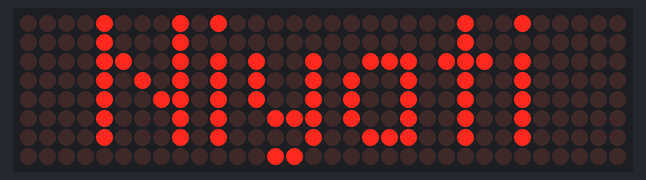
Bench run of a sketch on a simulated Arduino Uno, built with avr-gcc and run on an emulated ATmega328P. On the bench: 32×8 LED matrix. What the sketch prints to the serial monitor is not drawn.

Above: at 1.5 s.

The sketch:

sketch.ino
```cpp
#include <MD_MAX72xx.h>
#include <SPI.h>
#include <MD_Parola.h>
// serial periphefral interface
const byte clock_pin = 13;
const byte data_pin  = 11;
const byte chip_select_pin = 10;
const byte max_devices = 4;
MD_Parola matrix =
MD_Parola(MD_MAX72XX::PAROLA_HW, chip_select_pin, max_devices);

void setup() {
  // put your setup code here, to run once:
  Serial.begin(9600);
  Serial.print("What to display");
  matrix.begin();
  matrix.displayClear();
  matrix.displayText("Niyati",PA_CENTER,50,2000,PA_SCROLL_LEFT,PA_WIPE_CURSOR);

}

void loop() {
  // put your main code here, to run repeatedly:
  //matrix.setPoint(7,1,true);
 if(matrix.displayAnimate()){
  matrix.displayReset();
 }
}
```
